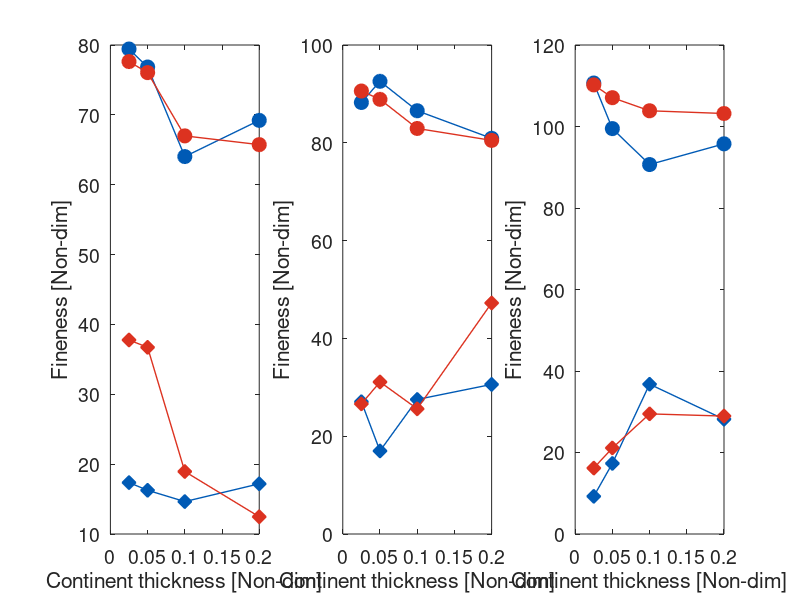

Write the MATLAB code that produced this figure.
clear all;
close all;

thickness = [0.2, 0.1, 0.05, 0.025];

Q10_left_before = [17.18498914618196, 14.641903305068698, 16.25871874, 17.36127273];
Q10_left_after = [69.21041286, 64.02960727, 76.84585734, 79.42365272];
Q10_right_before = [12.46684100265889, 18.944265382347506, 36.72036668, 37.77422069];
Q10_right_after = [65.73692342, 66.99018061, 76.04630707, 77.62694429];
Q10_left_percentage = [100, 100, 98.79, 99.32];
Q10_right_percentage = [100, 100, 92.16, 91.03];

Q15_left_before = [30.59093467, 27.51220511, 16.9917502, 27.04896731];
Q15_left_after = [80.91349449, 86.55515105, 92.57714075, 88.24710708];
Q15_right_before = [47.23966258, 25.59922648, 31.09388553, 26.60190787];
Q15_right_after = [80.49765087, 82.93398851, 88.88951563, 90.58599762];
Q15_left_percentage = [94.24, 99.44, 98.93, 97.15];
Q15_right_percentage = [87.14, 96.71, 98.73, 96.27];

Q20_left_before = [28.15333548, 36.76619922, 17.31903976, 9.243144631];
Q20_left_after = [95.74955489, 90.66325339, 99.48275155, 110.6662708];
Q20_right_before = [28.93618906, 29.4765652, 21.11750322, 16.16704767];
Q20_right_after = [103.1896577, 103.8596682, 107.0736586, 110.2144088];
Q20_left_percentage = [98.53, 95.03, 98.63, 100];
Q20_right_percentage = [99.12, 100, 100, 99.56];

subplot(1,3,1)
% plot(thickness, Q10_left_after./Q10_left_before,'-diamond','MarkerSize',10,...
%     'Color','#005AB5','LineWidth',1)
% hold on
% plot(thickness, Q10_right_after./Q10_right_before,'-diamond','MarkerSize',10,...
%     'Color','#DC3220','LineWidth',1)
plot(thickness, Q10_left_before,'-diamond','MarkerSize',10,'Color','#005AB5',...
    'MarkerFaceColor','#005AB5','LineWidth',1)
hold on
plot(thickness, Q10_left_after,'-o','MarkerSize',10,'Color','#005AB5',...
    'MarkerFaceColor','#005AB5','LineWidth',1)
plot(thickness, Q10_right_before,'-diamond','MarkerSize',10,'Color','#DC3220',...
    'MarkerFaceColor','#DC3220','LineWidth',1)
plot(thickness, Q10_right_after,'-o','MarkerSize',10,'Color','#DC3220',...
    'MarkerFaceColor','#DC3220','LineWidth',1)
set(gca,'fontsize',14)
xlabel('Continent thickness [Non-dim]')
ylabel('Fineness [Non-dim]')

subplot(1,3,2)
% plot(thickness, Q15_left_after./Q15_left_before,'-diamond','MarkerSize',10,...
%     'Color','#005AB5','LineWidth',1)
% hold on
% plot(thickness, Q15_right_after./Q15_right_before,'-diamond','MarkerSize',10,...
%     'Color','#DC3220','LineWidth',1)
plot(thickness, Q15_left_before,'-diamond','MarkerSize',10,'Color','#005AB5',...
    'MarkerFaceColor','#005AB5','LineWidth',1)
hold on
plot(thickness, Q15_left_after,'-o','MarkerSize',10,'Color','#005AB5',...
    'MarkerFaceColor','#005AB5','LineWidth',1)
plot(thickness, Q15_right_before,'-diamond','MarkerSize',10,'Color','#DC3220',...
    'MarkerFaceColor','#DC3220','LineWidth',1)
plot(thickness, Q15_right_after,'-o','MarkerSize',10,'Color','#DC3220',...
    'MarkerFaceColor','#DC3220','LineWidth',1)
set(gca,'fontsize',14)
xlabel('Continent thickness [Non-dim]')
ylabel('Fineness [Non-dim]')

subplot(1,3,3)
% plot(thickness, Q20_left_after./Q20_left_before,'-diamond','MarkerSize',10,...
%     'Color','#005AB5','LineWidth',1)
% hold on
% plot(thickness, Q20_right_after./Q20_right_before,'-diamond','MarkerSize',10,...
%     'Color','#DC3220','LineWidth',1)
plot(thickness, Q20_left_before,'-diamond','MarkerSize',10,'Color','#005AB5',...
    'MarkerFaceColor','#005AB5','LineWidth',1)
hold on
plot(thickness, Q20_left_after,'-o','MarkerSize',10,'Color','#005AB5',...
    'MarkerFaceColor','#005AB5','LineWidth',1)
plot(thickness, Q20_right_before,'-diamond','MarkerSize',10,'Color','#DC3220',...
    'MarkerFaceColor','#DC3220','LineWidth',1)
plot(thickness, Q20_right_after,'-o','MarkerSize',10,'Color','#DC3220',...
    'MarkerFaceColor','#DC3220','LineWidth',1)
set(gca,'fontsize',14)
xlabel('Continent thickness [Non-dim]')
ylabel('Fineness [Non-dim]')
